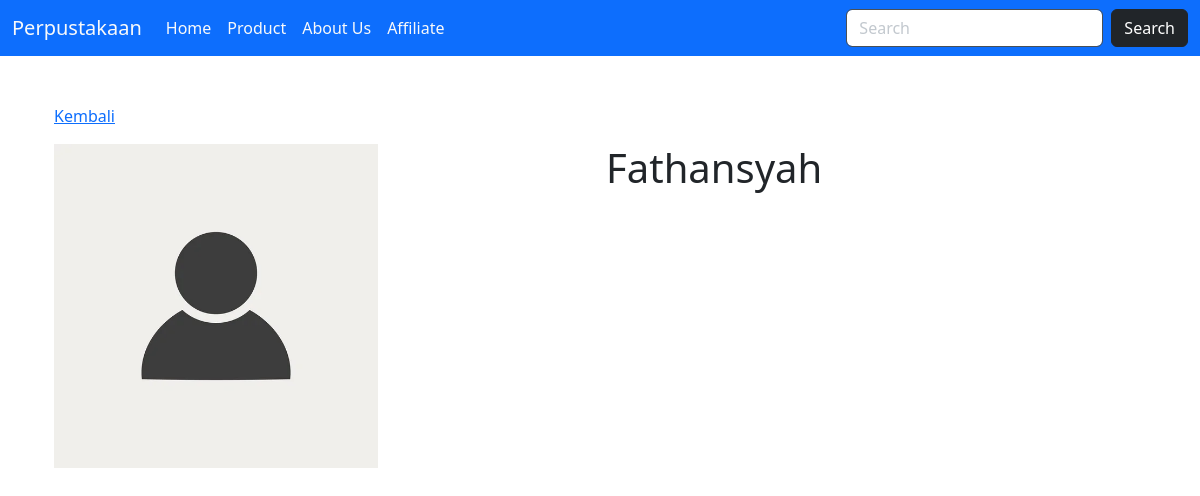
Page /penulis/2/fathansyah on the earlier database version.
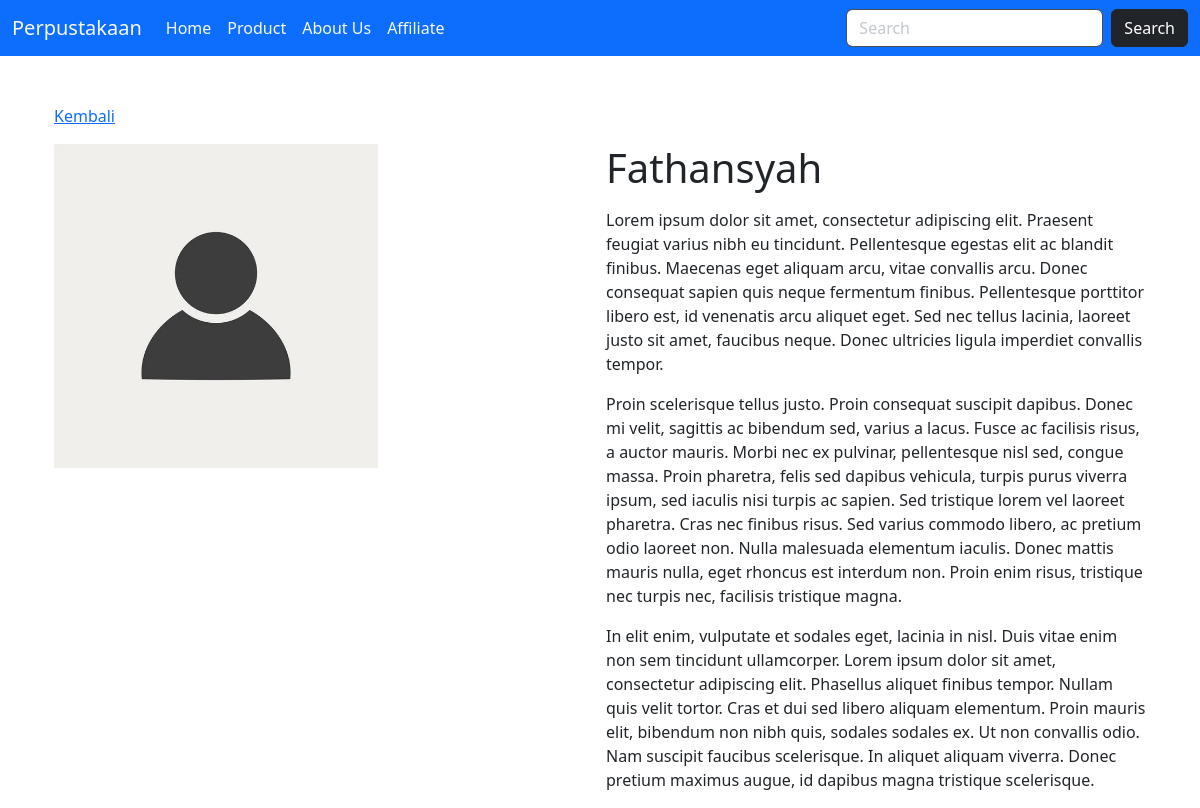
Same page on the later database version.
### produk/models.py (models this page shows, shortened)
class Abstract_Product(models.Model):
    created = models.DateTimeField(auto_now_add=True)
    updated = models.DateTimeField(auto_now=True)
    slug = models.SlugField(max_length=255, editable=False)
    class Meta:
        abstract = True

class Penulis_Buku(Abstract_Product):
    nama_penulis = models.CharField(max_length=100)
    nama = models.CharField(max_length=100, blank=True)
    tentang_penulis = models.TextField(blank=True)
    class Meta:
        ordering = ['nama_penulis']

### perpustakaan/views.py (the view)
# urls.py: path('penulis/<int:id>/<str:inputSlug>', views.detail_penulis, name='writer_detail'),
def detail_penulis(request, id, inputSlug):
    penulis_buku = data_penulis.objects.get(id=id, slug=inputSlug)
    context = {
        'website': 'Perpustakaan'
    }
    try:
        context['data_penulis'] = penulis_buku
        context['halaman'] = penulis_buku.nama_penulis
        return render(request, 'detail.html', context)
    except:
        return HttpResponse("Disini halaman detail penulis buku ")

### templates/detail.html
{% extends "base.html" %}
{% load static %}
{% block contents %}
<div class="container">
    <p><a href="{% url 'produk:index' %}">Kembali</a></p>
    <div class="row">
        <div class="col">
            <img src="{% static 'icon/profile-icon.jpg' %}" style="width: 60%;">
        </div>
        <div class="col" style="padding-left: 0; padding-right: auto;">
            <h1>{{data_penulis.nama}}</h1>
            <p class="text-align-justify">{{data_penulis.tentang_penulis | linebreaks}}</p>
        </div>
    </div>
</div>
{% endblock contents %}

Differences in the rows shown:
changed Penulis_Buku "Fathansyah": tentang_penulis (not shown) → "Lorem ipsum dolor sit amet, consectetur adipiscing elit. Praesent feugiat varius nibh eu tincidunt. Pellentesque egestas elit ac blandit finibus. Maecenas eget aliquam arcu, vitae convallis arcu. Donec consequat sapien quis neque fermentum finibus. Pellentesque porttitor libero est, id venenatis arcu aliquet eget. Sed nec tellus lacinia, laoreet justo sit amet, faucibus neque. Donec ultricies ligula imperdiet convallis tempor. Proin scelerisque tellus justo. Proin consequat suscipit dapibus. Donec mi velit, sagittis ac bibendum sed, varius a lacus. Fusce ac facilisis risus, a auctor mauris. Morbi nec ex pulvinar, pellentesque nisl sed, congue massa. Proin pharetra, felis sed dapibus…"
